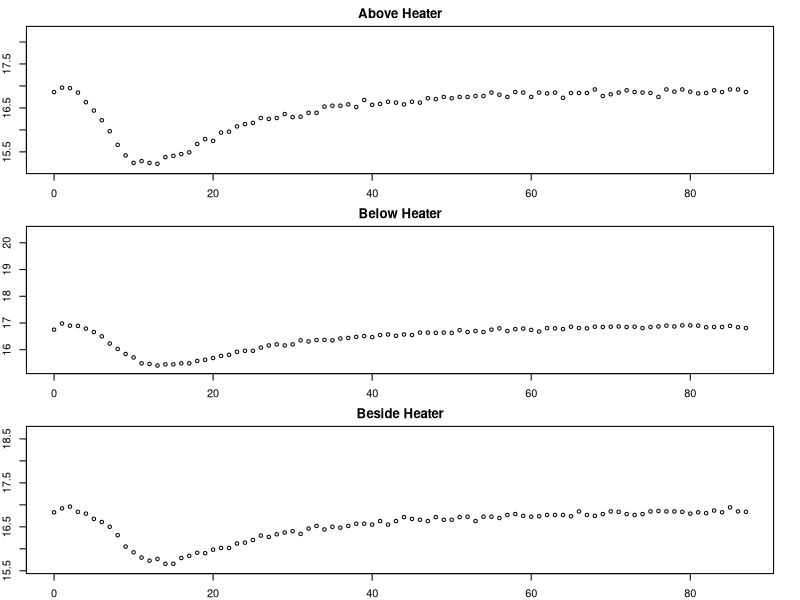
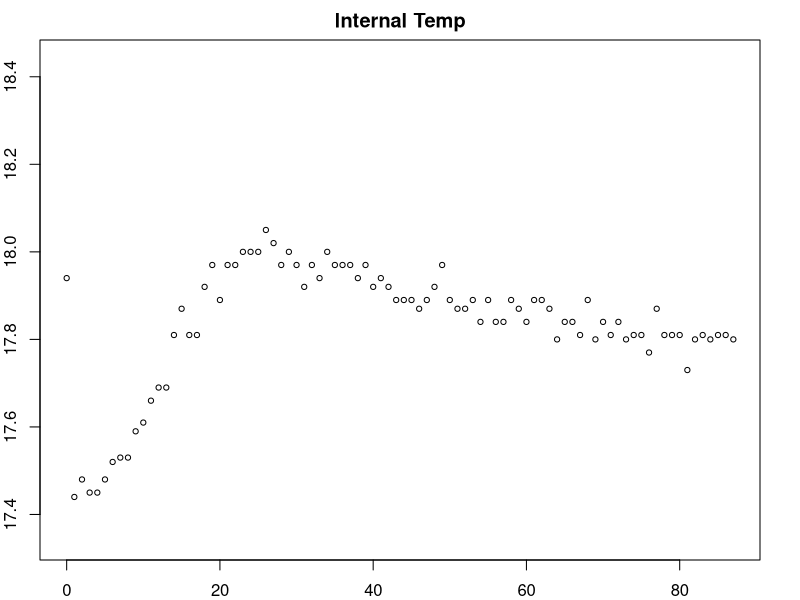
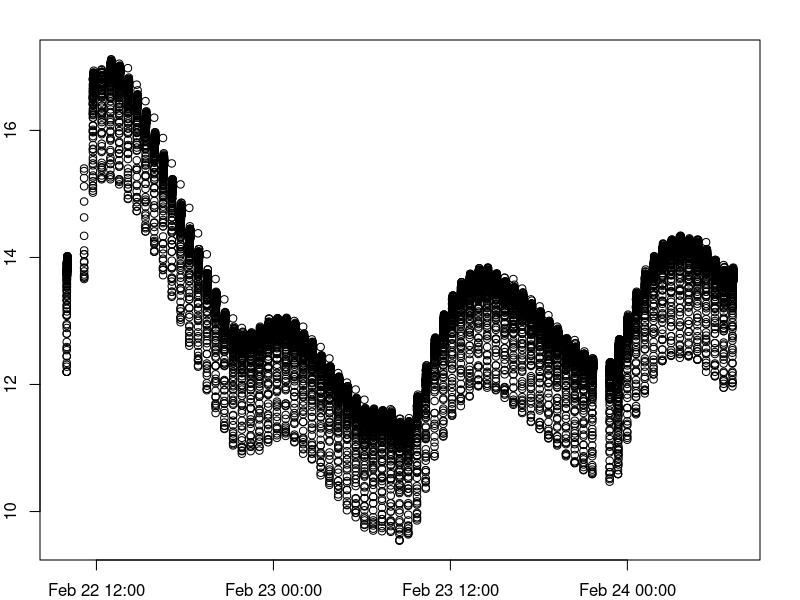
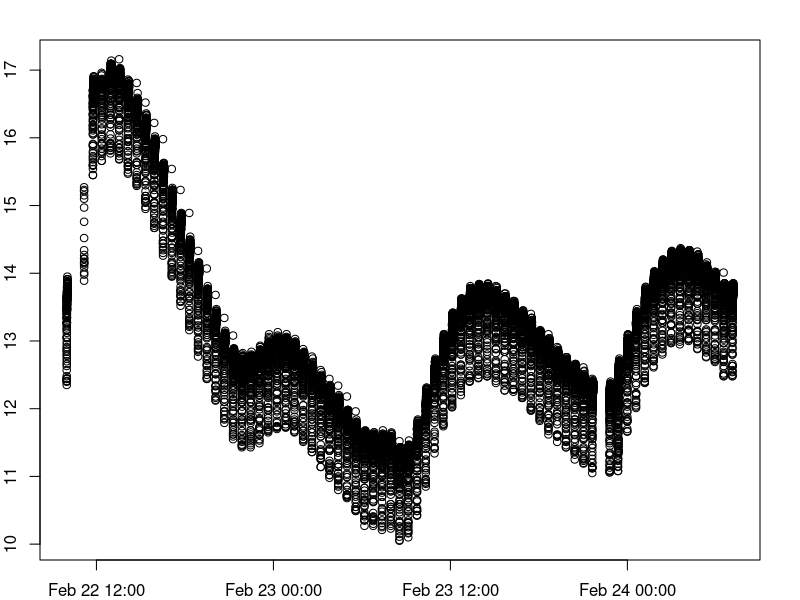
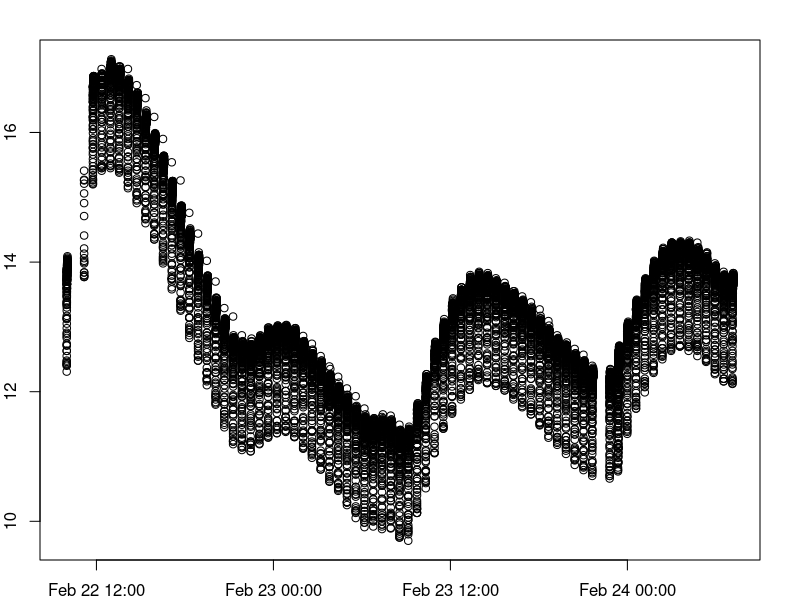
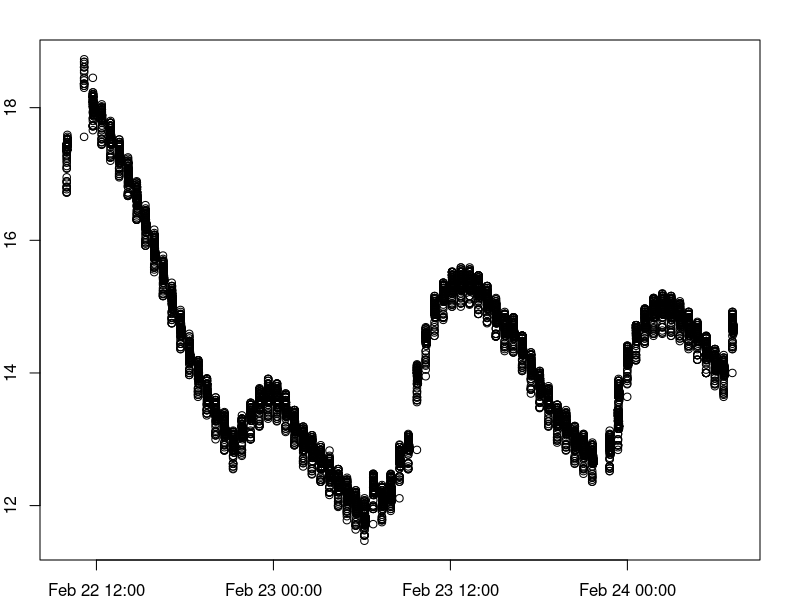
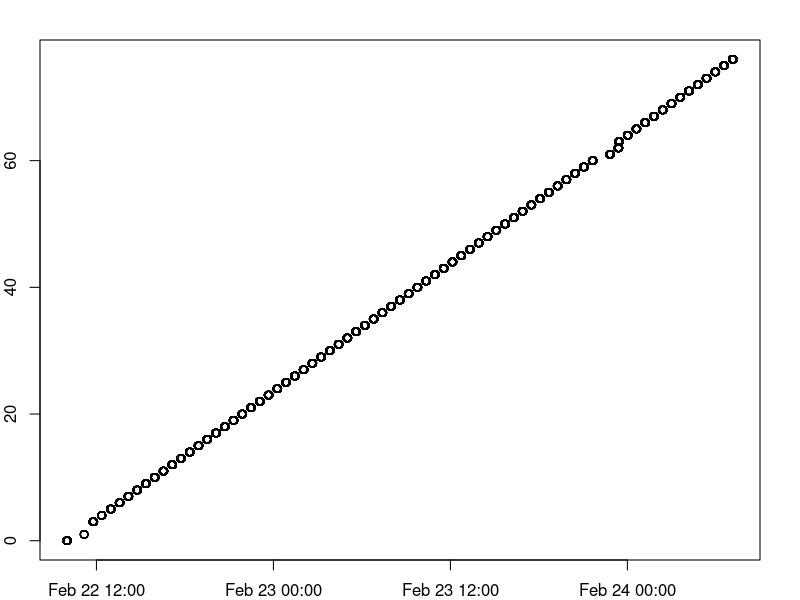
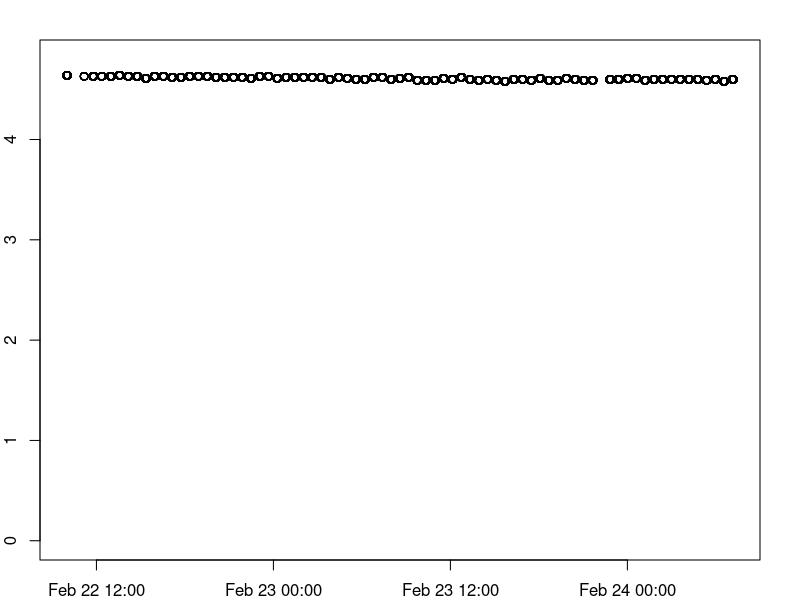

The R source for these figures, in order: (Note: this script raises an error after producing the figures.)
setwd("~/Documents/Projects/UAF/sap-flux/data/2017-02-24//")
d = data.frame(read.csv("100_100.csv"))
names(d) <- c("id", "time", "t1", "t2", "t3", "t_int", "batV", "cnt")
d$time_real = as.POSIXct(d$time, origin="1970-01-01", "America/Anchorage") #Convert time to POSIX

dateTime1 <- strptime("12:00 2017/2/22", format="%H:%M %Y/%m/%d", tz="America/Anchorage")
dateTime2 <- strptime("12:30 2017/2/22", format="%H:%M %Y/%m/%d", tz="America/Anchorage")
sub <- d[d$time_real < dateTime2 & d$time_real > dateTime1, ]

subStart = sub[1,2]
sub$time = sub$time - subStart
min = min(sub$t1) - 0.1
max = min + 20
par(mfrow=c(3,1),mar=c(2, 2, 2, 2))
plot(sub$t1~sub$time, type='p', pch=1, cex=0.7, ylim=c(min(sub$t1) - 0.1, min(sub$t1) + 3), main="Above Heater")
plot(sub$t3~sub$time, type='p', pch=1, cex=0.7, ylim=c(min(sub$t3) - 0.1, min(sub$t3) + 5), main="Below Heater")
plot(sub$t2~sub$time, type='p', pch=1, cex=0.7, ylim=c(min(sub$t2) - 0.1, min(sub$t2) + 3), main="Beside Heater")

par(mfrow=c(1,1))
plot(sub$t_int~sub$time, type='p', pch=1, cex=0.7, ylim=c(min(sub$t_int) - 0.1, min(sub$t_int) + 1), main="Internal Temp")

par(mfrow=c(1,1))
plot(d$t1~d$time_real)
plot(d$t2~d$time_real)
plot(d$t3~d$time_real)
plot(d$t_int~d$time_real)
plot(d$cnt~d$time_real)
plot(d$batV~d$time_real, ylim=c(0, 4.8))
min(d$batV)

plot()
